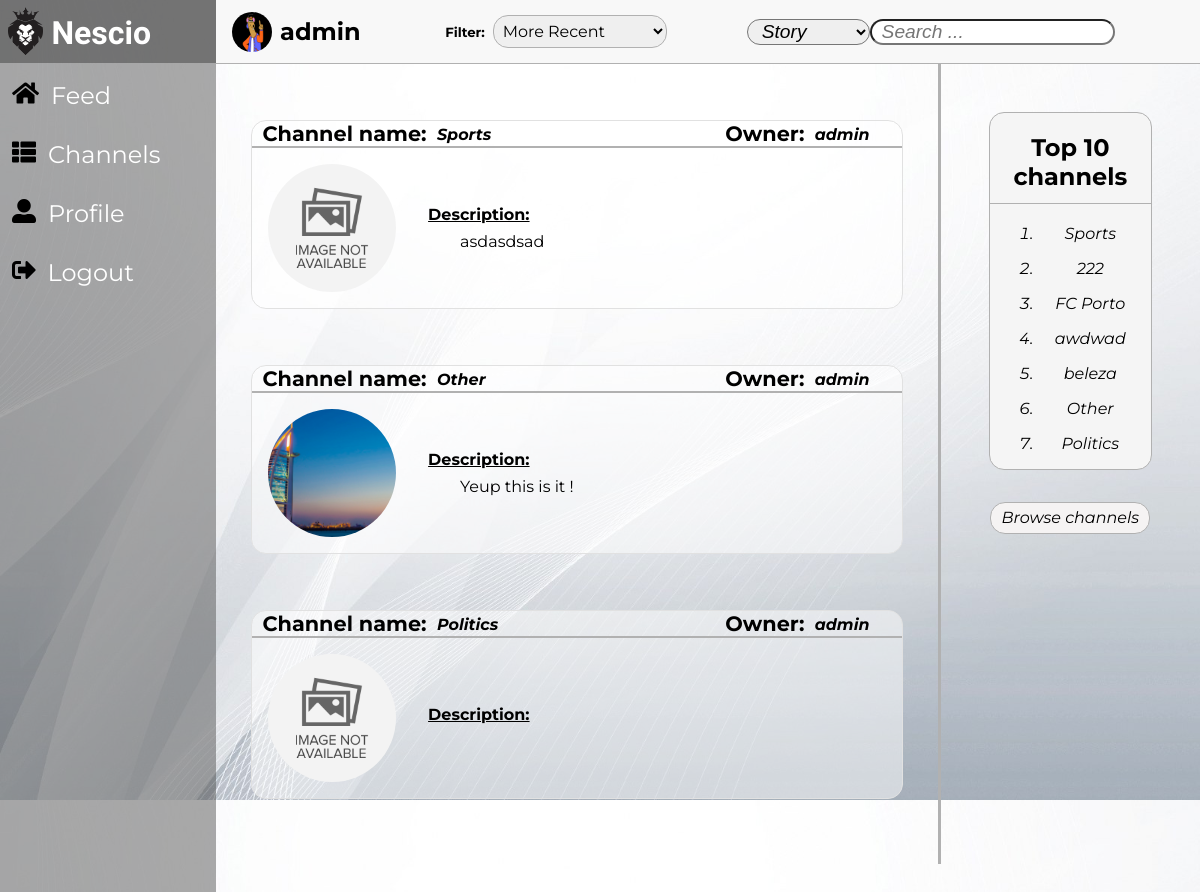
Screenshot of /pages/show_channels.php (signed in) with the database file from the repository.
### tables this page shows
CREATE TABLE Channel(
    name TEXT NOT NULL PRIMARY KEY,
    owner TEXT NOT NULL REFERENCES User(username),
    description TEXT      
);

### pages/show_channels.php (called while the page is built, shortened)
<?php
    include_once('../includes/functions.php');
    include_once('../templates/tpl_common.php');
    include_once('../templates/tpl_show_channels.php');
    include_once('../templates/tpl_general_aside.php');
    include_once('../database/db_channel.php');
    $show = isset($_GET['show']) ? htmlentities($_GET['show']) : 'all';
    if($show === 'all') {
      $channels = get_all_channels();
    }
    draw_channels_list(htmlentities_all($channels));
?>

### database/db_channel.php (called while the page is built, shortened)
<?php
  include_once('../includes/functions.php');
    function get_all_channels() {
        $db = Database::instance()->db();
        $stmt = $db->prepare('SELECT * FROM Channel');
        $stmt->execute(array());
        return $stmt->fetchall();
    }
?>

### includes/functions.php (called while the page is built, shortened)
<?php function get_image($default, $directory, $folder, $element) {
    $image = $default;
    $extensions = ['jpg', 'png', 'gif'];
    for($index = 0; $index < count($extensions); $index++) {
        if(file_exists($directory . $element . '.' . $extensions[$index])) {
            $image = $folder . $element . '.' . $extensions[$index];
            break;
        }
    }
    return $image;
} ?>

### templates/tpl_show_channels.php (the view, shortened to what this page needs)
<?php function draw_channels_list($channels) { ?>
    <div id="masterChannels">
        <section id="channels">
            <form method="get" action="../pages/channel.php">
                <?php foreach($channels as $channel) { ?>
                    <article id="<?= $channel['name'] ?>" class="channelArticle">
                        <header id="channelHeader">
                            <div>
                                <div>
                                    <p>Channel name:</p><h1><?= $channel['name'] ?></h1>
                                </div>
                                <div>
                                    <p>Owner:</p><h1><a href="../pages/profile.php?username=<?= $channel['owner'] ?>"><?= $channel['owner'] ?></a></h1>
                                </div>
                            </div>
                            <div>
                                <img id="asideIMG" src="../resources/images/<?= get_image('default/defaultChannel.png', '../resources/images/channels/', 'channels/', sha1($channel['name'])) ?>" alt="Channel Image">
                                <div id="channelDescription">
                                    <h1>Description:</h1><p><?= $channel['description'] ?></p>
                                </div>
                            </div>
                        </header>
                    </article>
                <?php } ?>
            </form>
        </section>
    </div>
<?php } ?>

### css/show_channels.css (style rules this page uses)
:root { --background-color: rgb(231, 231, 231); --background-story-color: rgba(255, 255, 255, 0.5); --story-title-font: 'Montserrat', sans-serif; --story-header-font: 'Montserrat', sans-serif; --story-text-font: 'Montserrat', sans-serif; --story-hover: rgb(248, 248, 248); --hover-font-color: rgb(3, 173, 192); --border-color: rgb(177, 177, 177); }
#masterChannels { grid-area: content; width: 100%; height: 100%; overflow: hidden; }
#channels { margin: 0%; width: 100%; max-height: 95%; overflow-y: auto; padding-right: 20px; }
#channels > form article { margin: 3.5em auto; width: 90%; height: auto; border-radius: 15px; border: solid rgb(225, 225, 225) 1px; background-color: rgba(255, 255, 255, 0.5); transition: 0.25s; }
#channelHeader > div:first-child { justify-content: space-between; display: flex; border-bottom: solid var(--border-color) 2px; }
#channelHeader > div:first-child * { justify-content: space-between; display: flex; padding-right: 1em; }
#channelHeader > div:first-child p { margin: 0em; padding: 0em 0.5em; font-weight: bold; font-size: 1.3em; font-family: var(--story-text-font); }
#channelHeader > div:first-child h1 { margin: 0em; margin-top: .25em; padding: 0em; width: auto; height: auto; font-family: var(--story-title-font); font-size: 1em; font-style: italic; }
#channelHeader > div:last-child { display: flex; align-items: center; }
a { color: black; }
#channelHeader > div > img { margin: 0em; padding: 1em; width: 8em; height: 8em; border-radius: 50%; object-fit: cover; }
#channelDescription { margin: 0em; padding: 1em; font-family: var(--story-text-font); }
#channelDescription > h1 { padding: 0em; margin: 0em; font-weight: bold; text-decoration: underline; font-size: 1em; }
#channelDescription > p { position: relative; padding-top: 0.5em; padding-right: 1em; margin: 0em; text-indent: 2em; text-align: justify; line-height: 1.2em; }

### css/general_aside.css (style rules this page uses)
:root { --background-color: rgb(231, 231, 231); --background-story-color: whitesmoke; --story-text-font: 'Montserrat', sans-serif; --aside-img-font-size: 15em; --aside-username-font: 'Exo', sans-serif; --aside-username-font-size: 2em; --aside-text-font: 'Montserrat', sans-serif; --aside-button-font-size: 1em; --aside-button-background-color: rgb(245, 243, 243); --aside-button-background-color-hover: rgb(3, 173, 192); --success-fg-color: rgb(86, 155, 13); --error-fg-color: rgb(218, 2, 13); --border-color: rgb(177, 177, 177); }

### css/common.css (style rules this page uses)
:root { --background-color: rgb(231, 231, 231); --background-header-color: rgba(70, 70, 70, 0.75); --background-menu-color: rgba(87, 87, 87, .5); --background-toolBar-color: rgb(248, 248, 248); --site-name-color: white; --site-name-font: 'Exo', sans-serif; --menu-color: white; --menu-icons-color: black; --menu-font: 'Montserrat', sans-serif; --toolBar-font: 'Montserrat', sans-serif; --toolBar-info-font-size: 1.5em; --toolBar-filter-font-size: 1em; --text-color: black; --hover-color: rgb(3, 173, 192); --border-color: rgb(177, 177, 177); --messages-font: 'Montserrat', sans-serif; --success-fg-color: rgb(86, 155, 13); --error-fg-color: rgb(218, 2, 13); }
body { margin: 0em; display: grid; height: 100%; overflow: hidden; grid-template-columns: auto 5.5fr 2fr; grid-template-rows: 4em 100%; grid-template-areas: "header toolBar toolBar" "menu content aside"; background-image: url("../resources/images/default/background.jpg"); background-size: 100% 100%; }
a { text-decoration: none; }

### rows the page displays
channel: name "Sports", owner "admin", description "asdasdsad"
channel: name "Other", owner "admin", shows a picture, description "Yeup this is it !"
channel: name "Politics", owner "admin"

### other values shown
$username "admin"
$channel['channelName'] "Sports"
$channel['channelName'] "222"
$channel['channelName'] "FC Porto"
$channel['channelName'] "awdwad"
$channel['channelName'] "beleza"
$channel['channelName'] "Other"
$channel['channelName'] "Politics"
